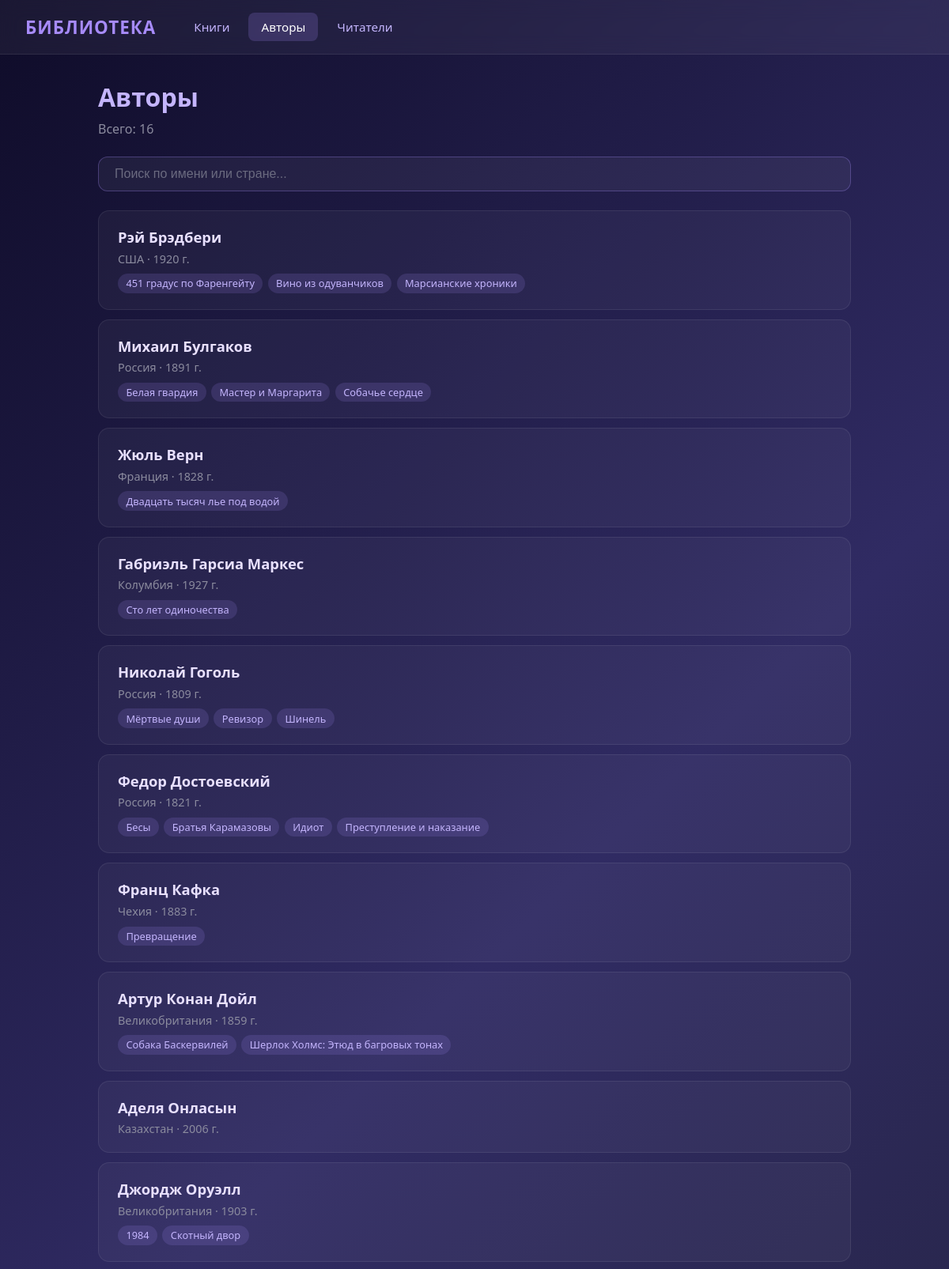
Screenshot of /authors/ (upper part) with the database file from the repository.
### library/models.py (models this page shows, shortened)
class Author(models.Model):
    first_name = models.CharField('имя', max_length=50)
    last_name = models.CharField('фамилия', max_length=50)
    birth_year = models.IntegerField('год рождения', null=True, blank=True)
    country = models.CharField('страна', max_length=50, null=True, blank=True)
    created_at = models.DateTimeField('создан', auto_now_add=True)
    class Meta:
        verbose_name = 'автор'
        verbose_name_plural = 'авторы'
        ordering = ['last_name']

class Book(models.Model):
    title = models.CharField('название', max_length=200)
    author = models.ForeignKey(
        Author,
        on_delete=models.CASCADE,
        related_name='books',
        verbose_name='автор'
    )
    publication_year = models.IntegerField('год издания', null=True, blank=True)
    pages = models.IntegerField('страниц', null=True, blank=True)
    price = models.DecimalField(
        'цена',
        max_digits=10,
        decimal_places=2,
        null=True,
        blank=True
    )
    in_stock = models.BooleanField('в наличии', default=True)
    genres = models.ManyToManyField(
        Genre,
        related_name='books',
        blank=True,
        verbose_name='жанры'
    )
    created_at = models.DateTimeField('добавлена', auto_now_add=True)
    class Meta:
        verbose_name = 'книга'
        verbose_name_plural = 'книги'
        ordering = ['title']

### library/views.py (the view)
# urls.py: path('authors/', views.authors_list, name='authors_list'),
def authors_list(request):
    authors = Author.objects.all().prefetch_related('books')
    return render(request, 'library/authors_list.html', {'authors': authors})

### library/templates/library/authors_list.html (shortened to what this page needs)
{% extends "library/base.html" %}
{% block content %}
<h1>Авторы</h1>
<p class="subtitle">Всего: {{ authors|length }}</p>
<input type="text" class="search-box" id="search" placeholder="Поиск по имени или стране..." autocomplete="off">
<div id="authors-list">
    {% for author in authors %}
    <div class="card" style="animation-delay: {{ forloop.counter0 }}00ms" data-search="{{ author.first_name|lower }} {{ author.last_name|lower }} {{ author.country|default:'—'|lower }}">
        <div class="card-title">{{ author.first_name }} {{ author.last_name }}</div>
        <div class="card-detail">{{ author.country|default:"—" }} &middot; {{ author.birth_year|default:"—" }} г.</div>
        {% if author.books.exists %}
        <div class="card-genres" style="margin-top: 0.6rem;">
            {% for book in author.books.all %}
            <span class="badge">{{ book.title }}</span>
            {% endfor %}
        </div>
        {% endif %}
    </div>
    {% empty %}
    <div class="empty-state">Авторов пока нет.</div>
    {% endfor %}
</div>
{% endblock %}

### library/templates/library/base.html (style rules this page uses)
* { margin: 0; padding: 0; box-sizing: border-box; }
body { font-family: 'Segoe UI', Tahoma, Geneva, Verdana, sans-serif; background: linear-gradient(135deg, #0f0c29, #302b63, #24243e); color: #e0e0e0; min-height: 100vh; }
h1 { font-size: 2rem; color: #c4b5fd; margin-bottom: 0.5rem; animation: fadeDown 0.6s ease; }
.subtitle { color: #8b8b9e; margin-bottom: 1.5rem; animation: fadeDown 0.6s ease 0.1s both; }
.search-box { width: 100%; padding: 0.75rem 1.25rem; border: 1px solid rgba(167, 139, 250, 0.3); border-radius: 12px; background: rgba(255, 255, 255, 0.05); color: #e0e0e0; font-size: 1rem; margin-bottom: 1.5rem; outline: none; transition: all 0.3s ease; animation: fadeDown 0.6s ease 0.2s both; }
.search-box::placeholder { color: #6b6b80; }
.card { background: rgba(255, 255, 255, 0.04); border: 1px solid rgba(255, 255, 255, 0.08); border-radius: 14px; padding: 1.25rem 1.5rem; margin-bottom: 0.75rem; transition: all 0.35s ease; animation: fadeUp 0.5s ease both; }
.card-title { font-size: 1.15rem; font-weight: 600; color: #e8e0ff; margin-bottom: 0.35rem; }
.card-genres { display: flex; flex-wrap: wrap; gap: 0.4rem; margin-top: 0.5rem; }
.badge { background: rgba(167, 139, 250, 0.15); color: #c4b5fd; padding: 0.2rem 0.65rem; border-radius: 20px; font-size: 0.8rem; }
.card-detail { color: #8b8b9e; font-size: 0.9rem; margin-top: 0.15rem; }

### rows the page displays
Author: first_name "Рэй", last_name "Брэдбери", country "США", birth_year "1920"
Book: title "451 градус по Фаренгейту"
Book: title "Вино из одуванчиков"
Book: title "Марсианские хроники"
Author: first_name "Михаил", last_name "Булгаков", country "Россия", birth_year "1891"
Book: title "Белая гвардия"
Book: title "Мастер и Маргарита"
Book: title "Собачье сердце"
Author: first_name "Жюль", last_name "Верн", country "Франция", birth_year "1828"
Book: title "Двадцать тысяч лье под водой"
Author: first_name "Габриэль", last_name "Гарсиа Маркес", country "Колумбия", birth_year "1927"
Book: title "Сто лет одиночества"
Author: first_name "Николай", last_name "Гоголь", country "Россия", birth_year "1809"
Book: title "Мёртвые души"
Book: title "Ревизор"
Book: title "Шинель"
Author: first_name "Федор", last_name "Достоевский", country "Россия", birth_year "1821"
Book: title "Бесы"
Book: title "Братья Карамазовы"
Book: title "Идиот"
Book: title "Преступление и наказание"
Author: first_name "Франц", last_name "Кафка", country "Чехия", birth_year "1883"
Book: title "Превращение"
Author: first_name "Артур", last_name "Конан Дойл", country "Великобритания", birth_year "1859"
Book: title "Собака Баскервилей"
Book: title "Шерлок Холмс: Этюд в багровых тонах"
Author: first_name "Аделя", last_name "Онласын", country "Казахстан", birth_year "2006"
Author: first_name "Джордж", last_name "Оруэлл", country "Великобритания", birth_year "1903"
Book: title "1984"
Book: title "Скотный двор"

### other values shown
{{ authors|length }} "16"
